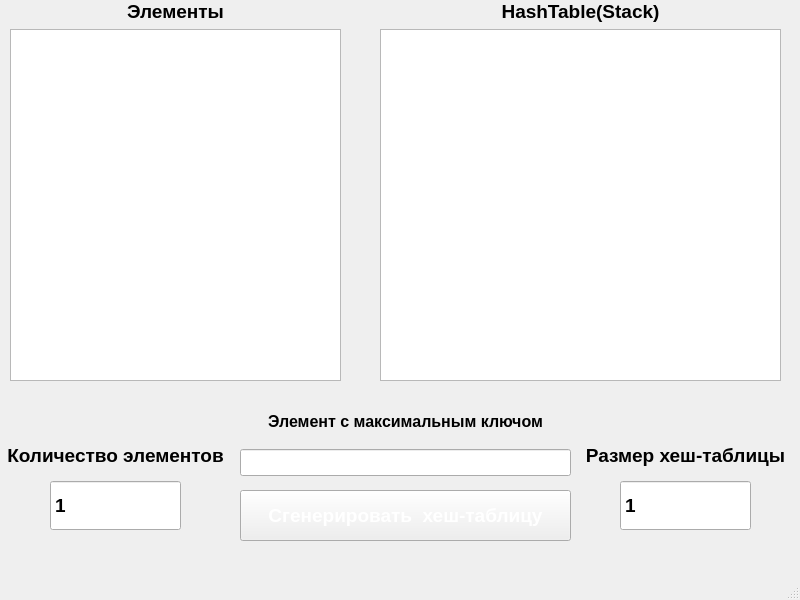
<?xml version="1.0" encoding="UTF-8"?>
<ui version="4.0">
 <class>MainWindow</class>
 <widget class="QMainWindow" name="MainWindow">
  <property name="geometry">
   <rect>
    <x>0</x>
    <y>0</y>
    <width>800</width>
    <height>600</height>
   </rect>
  </property>
  <property name="windowTitle">
   <string>HashTable</string>
  </property>
  <widget class="QWidget" name="centralwidget">
   <widget class="QPushButton" name="generateButton">
    <property name="geometry">
     <rect>
      <x>240</x>
      <y>490</y>
      <width>331</width>
      <height>51</height>
     </rect>
    </property>
    <property name="font">
     <font>
      <pointsize>14</pointsize>
      <bold>true</bold>
     </font>
    </property>
    <property name="cursor">
     <cursorShape>PointingHandCursor</cursorShape>
    </property>
    <property name="styleSheet">
     <string notr="true">
color: rgb(255, 255, 255);</string>
    </property>
    <property name="text">
     <string>Сгенерировать  хеш-таблицу</string>
    </property>
   </widget>
   <widget class="QSpinBox" name="amountElementBox">
    <property name="geometry">
     <rect>
      <x>50</x>
      <y>480</y>
      <width>131</width>
      <height>51</height>
     </rect>
    </property>
    <property name="font">
     <font>
      <pointsize>14</pointsize>
      <bold>true</bold>
     </font>
    </property>
    <property name="buttonSymbols">
     <enum>QAbstractSpinBox::NoButtons</enum>
    </property>
    <property name="minimum">
     <number>1</number>
    </property>
    <property name="maximum">
     <number>1000</number>
    </property>
   </widget>
   <widget class="QLabel" name="label">
    <property name="geometry">
     <rect>
      <x>0</x>
      <y>440</y>
      <width>231</width>
      <height>31</height>
     </rect>
    </property>
    <property name="font">
     <font>
      <pointsize>14</pointsize>
      <bold>true</bold>
     </font>
    </property>
    <property name="text">
     <string>Количество элементов</string>
    </property>
    <property name="alignment">
     <set>Qt::AlignCenter</set>
    </property>
   </widget>
   <widget class="QLabel" name="label_2">
    <property name="geometry">
     <rect>
      <x>570</x>
      <y>440</y>
      <width>231</width>
      <height>31</height>
     </rect>
    </property>
    <property name="font">
     <font>
      <pointsize>14</pointsize>
      <bold>true</bold>
     </font>
    </property>
    <property name="text">
     <string>Размер хеш-таблицы</string>
    </property>
    <property name="alignment">
     <set>Qt::AlignCenter</set>
    </property>
   </widget>
   <widget class="QSpinBox" name="sizeBox">
    <property name="geometry">
     <rect>
      <x>620</x>
      <y>480</y>
      <width>131</width>
      <height>51</height>
     </rect>
    </property>
    <property name="font">
     <font>
      <pointsize>14</pointsize>
      <bold>true</bold>
     </font>
    </property>
    <property name="buttonSymbols">
     <enum>QAbstractSpinBox::NoButtons</enum>
    </property>
    <property name="minimum">
     <number>1</number>
    </property>
    <property name="maximum">
     <number>100</number>
    </property>
   </widget>
   <widget class="QWidget" name="verticalLayoutWidget">
    <property name="geometry">
     <rect>
      <x>10</x>
      <y>0</y>
      <width>331</width>
      <height>381</height>
     </rect>
    </property>
    <layout class="QVBoxLayout" name="verticalLayout">
     <item>
      <widget class="QLabel" name="label_3">
       <property name="font">
        <font>
         <pointsize>14</pointsize>
         <bold>true</bold>
        </font>
       </property>
       <property name="text">
        <string>Элементы</string>
       </property>
       <property name="alignment">
        <set>Qt::AlignCenter</set>
       </property>
      </widget>
     </item>
     <item>
      <widget class="QListWidget" name="listElementWidget"/>
     </item>
    </layout>
   </widget>
   <widget class="QWidget" name="verticalLayoutWidget_2">
    <property name="geometry">
     <rect>
      <x>380</x>
      <y>0</y>
      <width>401</width>
      <height>381</height>
     </rect>
    </property>
    <layout class="QVBoxLayout" name="verticalLayout_2">
     <item>
      <widget class="QLabel" name="label_4">
       <property name="font">
        <font>
         <pointsize>14</pointsize>
         <bold>true</bold>
        </font>
       </property>
       <property name="text">
        <string>HashTable(Stack)</string>
       </property>
       <property name="alignment">
        <set>Qt::AlignCenter</set>
       </property>
      </widget>
     </item>
     <item>
      <widget class="QListWidget" name="listStackWidget"/>
     </item>
    </layout>
   </widget>
   <widget class="QWidget" name="verticalLayoutWidget_3">
    <property name="geometry">
     <rect>
      <x>240</x>
      <y>400</y>
      <width>331</width>
      <height>88</height>
     </rect>
    </property>
    <layout class="QVBoxLayout" name="verticalLayout_3">
     <item>
      <widget class="QLabel" name="label_5">
       <property name="sizePolicy">
        <sizepolicy hsizetype="Preferred" vsizetype="Fixed">
         <horstretch>0</horstretch>
         <verstretch>0</verstretch>
        </sizepolicy>
       </property>
       <property name="font">
        <font>
         <pointsize>12</pointsize>
         <bold>true</bold>
        </font>
       </property>
       <property name="text">
        <string>Элемент с максимальным ключом</string>
       </property>
       <property name="alignment">
        <set>Qt::AlignCenter</set>
       </property>
      </widget>
     </item>
     <item>
      <widget class="QLineEdit" name="findMaxEdit">
       <property name="font">
        <font>
         <pointsize>12</pointsize>
        </font>
       </property>
       <property name="readOnly">
        <bool>true</bool>
       </property>
      </widget>
     </item>
    </layout>
   </widget>
  </widget>
  <widget class="QMenuBar" name="menubar">
   <property name="geometry">
    <rect>
     <x>0</x>
     <y>0</y>
     <width>800</width>
     <height>22</height>
    </rect>
   </property>
  </widget>
  <widget class="QStatusBar" name="statusbar"/>
 </widget>
 <resources/>
 <connections/>
</ui>
